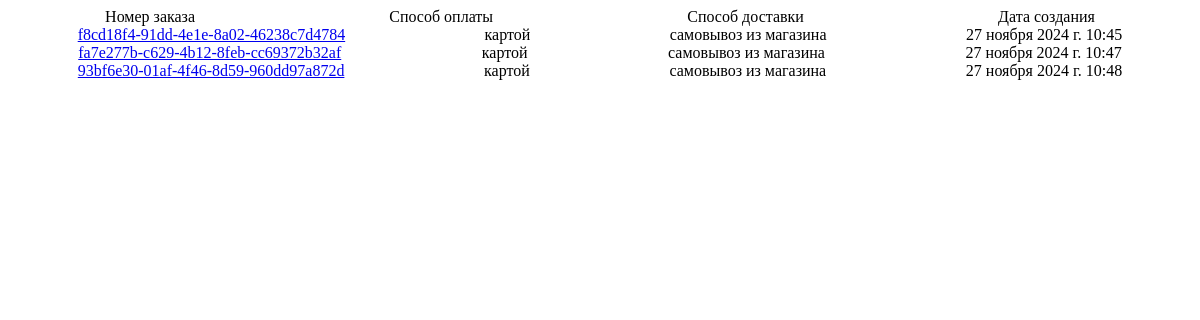
Screenshot of /orders/list/ (signed in) with the database file from the repository.
### orders/models.py (models this page shows, shortened)
class Order(models.Model):
    number = models.CharField(primary_key=True, unique=True, max_length=256, editable=False)
    user = models.ForeignKey(User, on_delete=models.CASCADE, editable=False, null=True)
    cart = models.OneToOneField(CartUser, on_delete=models.SET_NULL, editable=False, null=True)
    status = models.CharField(max_length=50, default='в обработке', editable=False)
    payment = models.CharField(max_length=50, default='картой')
    delivery = models.CharField(max_length=50, default='самовывоз из магазина')
    address = models.TextField(null=True)
    created_at = models.DateTimeField(auto_now_add=True, editable=False)
    name = models.CharField(max_length=50, null=True)
    last_name = models.CharField(max_length=50, null=True)
    email = models.EmailField()
    phone = models.CharField(max_length=20, null=True)

### orders/views.py (the view)
# urls.py: path('list/', orders_list, name='orders'),
@login_required
def orders_list(request):
    orders = Order.objects.filter(user=request.user)
    context = {"orders": orders}
    return render(request, template_name="orders/orders.html", context=context)

### cart/context_processors.py (called while the page is built)
def cart(request):
    return {'cart': Cart(request)}

### orders/context_processors.py (called while the page is built)
def quick_order_form(request):
    return {'quick_order_form': QuickOrderForm()}

### orders/templates/orders/orders.html (shortened to what this page needs)
<!DOCTYPE html>
<html lang="en">
<head>
{% load static %}
</head>
{% block content %}
<div class="orders">
    <div class="orders-header">
        <div class="order-header">Номер заказа</div>
        <div class="order-header">Способ оплаты</div>
        <div class="order-header">Способ доставки</div>
        <div class="order-header">Дата создания</div>
    </div>
    <div class="order-items">
    {% for order in orders %}
        <div class="order-item">
            <div class="order-number"><a href="{% url 'order_detail' order.number %}"> {{order.number}}</a></div>
            <div class="order-payment">{{order.payment}}</div>
            <div class="order-delivery">{{order.delivery}}</div>
            <div class="order-date">{{order.created_at}}</div>
        </div>
    {% endfor %}
    </div>
</div>
{% endblock content %}

### orders/templates/orders/orders.html (style rules this page uses)
.orders-header { display: flex; justify-content: space-around; flex-direction: row; }
.order-items { display: flex; justify-content: space-around; flex-direction: column; }
.order-item { display: flex; justify-content: space-around; }

### rows the page displays
Order: number "f8cd18f4-91dd-4e1e-8a02-46238c7d4784", payment "картой", delivery "самовывоз из магазина", created_at "27 ноября 2024 г. 10:45"
Order: number "fa7e277b-c629-4b12-8feb-cc69372b32af", payment "картой", delivery "самовывоз из магазина", created_at "27 ноября 2024 г. 10:47"
Order: number "93bf6e30-01af-4f46-8d59-960dd97a872d", payment "картой", delivery "самовывоз из магазина", created_at "27 ноября 2024 г. 10:48"
